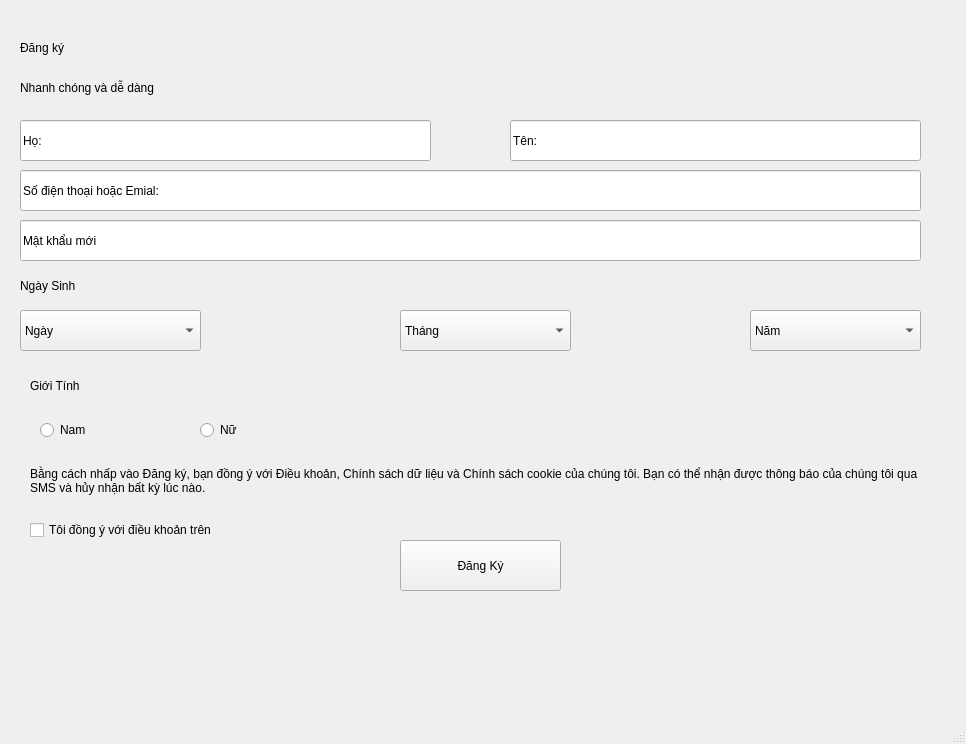
<?xml version="1.0" encoding="UTF-8"?>
<ui version="4.0">
 <class>MainWindow</class>
 <widget class="QMainWindow" name="MainWindow">
  <property name="geometry">
   <rect>
    <x>0</x>
    <y>0</y>
    <width>966</width>
    <height>744</height>
   </rect>
  </property>
  <property name="windowTitle">
   <string>MainWindow</string>
  </property>
  <widget class="QWidget" name="centralwidget">
   <widget class="QLineEdit" name="txtHo">
    <property name="geometry">
     <rect>
      <x>20</x>
      <y>120</y>
      <width>411</width>
      <height>41</height>
     </rect>
    </property>
    <property name="text">
     <string>Họ:</string>
    </property>
   </widget>
   <widget class="QLineEdit" name="txtTen">
    <property name="geometry">
     <rect>
      <x>510</x>
      <y>120</y>
      <width>411</width>
      <height>41</height>
     </rect>
    </property>
    <property name="text">
     <string>Tên:</string>
    </property>
   </widget>
   <widget class="QLineEdit" name="txtEmail">
    <property name="geometry">
     <rect>
      <x>20</x>
      <y>170</y>
      <width>901</width>
      <height>41</height>
     </rect>
    </property>
    <property name="text">
     <string>Số điện thoại hoặc Emial:</string>
    </property>
   </widget>
   <widget class="QLabel" name="label">
    <property name="geometry">
     <rect>
      <x>20</x>
      <y>270</y>
      <width>71</width>
      <height>31</height>
     </rect>
    </property>
    <property name="text">
     <string>Ngày Sinh</string>
    </property>
   </widget>
   <widget class="QComboBox" name="comboBox">
    <property name="geometry">
     <rect>
      <x>20</x>
      <y>310</y>
      <width>181</width>
      <height>41</height>
     </rect>
    </property>
    <item>
     <property name="text">
      <string>Ngày</string>
     </property>
    </item>
   </widget>
   <widget class="QComboBox" name="comboBox_2">
    <property name="geometry">
     <rect>
      <x>400</x>
      <y>310</y>
      <width>171</width>
      <height>41</height>
     </rect>
    </property>
    <item>
     <property name="text">
      <string>Tháng</string>
     </property>
    </item>
   </widget>
   <widget class="QComboBox" name="comboBox_3">
    <property name="geometry">
     <rect>
      <x>750</x>
      <y>310</y>
      <width>171</width>
      <height>41</height>
     </rect>
    </property>
    <item>
     <property name="text">
      <string>Năm</string>
     </property>
    </item>
   </widget>
   <widget class="QLabel" name="label_2">
    <property name="geometry">
     <rect>
      <x>30</x>
      <y>370</y>
      <width>61</width>
      <height>31</height>
     </rect>
    </property>
    <property name="text">
     <string>Giới Tính</string>
    </property>
   </widget>
   <widget class="QRadioButton" name="radioNam">
    <property name="geometry">
     <rect>
      <x>40</x>
      <y>420</y>
      <width>95</width>
      <height>20</height>
     </rect>
    </property>
    <property name="text">
     <string>Nam</string>
    </property>
   </widget>
   <widget class="QRadioButton" name="radioNu">
    <property name="geometry">
     <rect>
      <x>200</x>
      <y>420</y>
      <width>95</width>
      <height>20</height>
     </rect>
    </property>
    <property name="text">
     <string>Nữ</string>
    </property>
   </widget>
   <widget class="QLabel" name="label_3">
    <property name="geometry">
     <rect>
      <x>30</x>
      <y>460</y>
      <width>891</width>
      <height>41</height>
     </rect>
    </property>
    <property name="text">
     <string>Bằng cách nhấp vào Đăng ký, bạn đồng ý với Điều khoản, Chính sách dữ liệu và Chính sách cookie của chúng tôi. Bạn có thể nhận được thông báo của chúng tôi qua SMS và hủy nhận bất kỳ lúc nào.</string>
    </property>
    <property name="wordWrap">
     <bool>true</bool>
    </property>
   </widget>
   <widget class="QCheckBox" name="chkDongY">
    <property name="geometry">
     <rect>
      <x>30</x>
      <y>520</y>
      <width>201</width>
      <height>20</height>
     </rect>
    </property>
    <property name="text">
     <string>Tôi đồng ý với điều khoản trên</string>
    </property>
   </widget>
   <widget class="QPushButton" name="btnDangKy">
    <property name="geometry">
     <rect>
      <x>400</x>
      <y>540</y>
      <width>161</width>
      <height>51</height>
     </rect>
    </property>
    <property name="text">
     <string>Đăng Ký</string>
    </property>
   </widget>
   <widget class="QLabel" name="label_4">
    <property name="geometry">
     <rect>
      <x>20</x>
      <y>40</y>
      <width>55</width>
      <height>16</height>
     </rect>
    </property>
    <property name="text">
     <string>Đăng ký</string>
    </property>
   </widget>
   <widget class="QLabel" name="label_5">
    <property name="geometry">
     <rect>
      <x>20</x>
      <y>80</y>
      <width>161</width>
      <height>16</height>
     </rect>
    </property>
    <property name="text">
     <string>Nhanh chóng và dễ dàng</string>
    </property>
   </widget>
   <widget class="QLineEdit" name="txtPassword">
    <property name="geometry">
     <rect>
      <x>20</x>
      <y>220</y>
      <width>901</width>
      <height>41</height>
     </rect>
    </property>
    <property name="text">
     <string>Mật khẩu mới</string>
    </property>
   </widget>
  </widget>
  <widget class="QMenuBar" name="menubar">
   <property name="geometry">
    <rect>
     <x>0</x>
     <y>0</y>
     <width>966</width>
     <height>26</height>
    </rect>
   </property>
  </widget>
  <widget class="QStatusBar" name="statusbar"/>
 </widget>
 <resources/>
 <connections/>
</ui>
